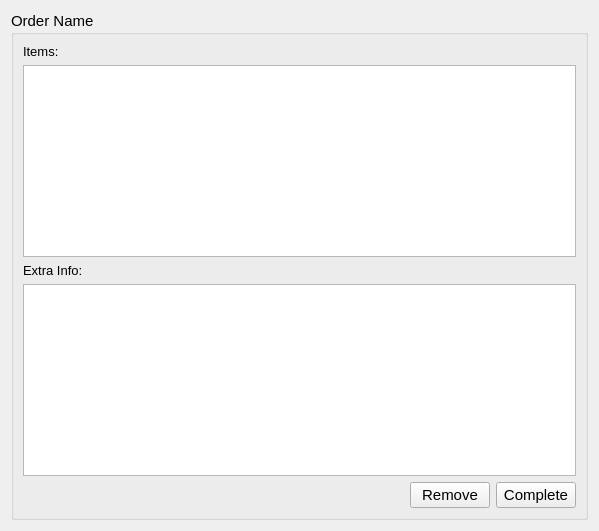
<?xml version="1.0" encoding="UTF-8"?>
<ui version="4.0">
 <class>Form</class>
 <widget class="QWidget" name="Form">
  <property name="geometry">
   <rect>
    <x>0</x>
    <y>0</y>
    <width>599</width>
    <height>530</height>
   </rect>
  </property>
  <property name="windowTitle">
   <string>Form</string>
  </property>
  <layout class="QGridLayout" name="gridLayout">
   <item row="0" column="0">
    <widget class="QGroupBox" name="OrderGroupBox">
     <property name="sizePolicy">
      <sizepolicy hsizetype="Preferred" vsizetype="Fixed">
       <horstretch>0</horstretch>
       <verstretch>0</verstretch>
      </sizepolicy>
     </property>
     <property name="font">
      <font>
       <pointsize>11</pointsize>
      </font>
     </property>
     <property name="title">
      <string>Order Name</string>
     </property>
     <layout class="QGridLayout" name="gridLayout_2">
      <item row="6" column="1">
       <widget class="QPushButton" name="RemoveButton">
        <property name="text">
         <string>Remove</string>
        </property>
       </widget>
      </item>
      <item row="6" column="2">
       <widget class="QPushButton" name="CompleteButton">
        <property name="text">
         <string>Complete</string>
        </property>
       </widget>
      </item>
      <item row="6" column="0">
       <spacer name="horizontalSpacer">
        <property name="orientation">
         <enum>Qt::Horizontal</enum>
        </property>
        <property name="sizeHint" stdset="0">
         <size>
          <width>40</width>
          <height>20</height>
         </size>
        </property>
       </spacer>
      </item>
      <item row="3" column="0" colspan="3">
       <widget class="QTextEdit" name="ExtraInfoTextedit">
        <property name="font">
         <font>
          <pointsize>10</pointsize>
         </font>
        </property>
        <property name="readOnly">
         <bool>true</bool>
        </property>
        <property name="markdown">
         <string notr="true"/>
        </property>
        <property name="html">
         <string notr="true">&lt;!DOCTYPE HTML PUBLIC &quot;-//W3C//DTD HTML 4.0//EN&quot; &quot;http://www.w3.org/TR/REC-html40/strict.dtd&quot;&gt;
&lt;html&gt;&lt;head&gt;&lt;meta name=&quot;qrichtext&quot; content=&quot;1&quot; /&gt;&lt;meta charset=&quot;utf-8&quot; /&gt;&lt;style type=&quot;text/css&quot;&gt;
p, li { white-space: pre-wrap; }
hr { height: 1px; border-width: 0; }
li.unchecked::marker { content: &quot;\2610&quot;; }
li.checked::marker { content: &quot;\2612&quot;; }
&lt;/style&gt;&lt;/head&gt;&lt;body style=&quot; font-family:'Sans Serif'; font-size:10pt; font-weight:400; font-style:normal;&quot;&gt;
&lt;p style=&quot;-qt-paragraph-type:empty; margin-top:0px; margin-bottom:0px; margin-left:0px; margin-right:0px; -qt-block-indent:0; text-indent:0px;&quot;&gt;&lt;br /&gt;&lt;/p&gt;&lt;/body&gt;&lt;/html&gt;</string>
        </property>
        <property name="acceptRichText">
         <bool>false</bool>
        </property>
       </widget>
      </item>
      <item row="1" column="0" colspan="3">
       <widget class="QTableWidget" name="ItemsTable"/>
      </item>
      <item row="0" column="0">
       <widget class="QLabel" name="ItemsLabel">
        <property name="font">
         <font>
          <pointsize>10</pointsize>
         </font>
        </property>
        <property name="text">
         <string>Items: </string>
        </property>
       </widget>
      </item>
      <item row="2" column="0">
       <widget class="QLabel" name="ExtraInfoLabel">
        <property name="font">
         <font>
          <pointsize>10</pointsize>
         </font>
        </property>
        <property name="text">
         <string>Extra Info: </string>
        </property>
       </widget>
      </item>
     </layout>
    </widget>
   </item>
  </layout>
 </widget>
 <resources/>
 <connections/>
</ui>
